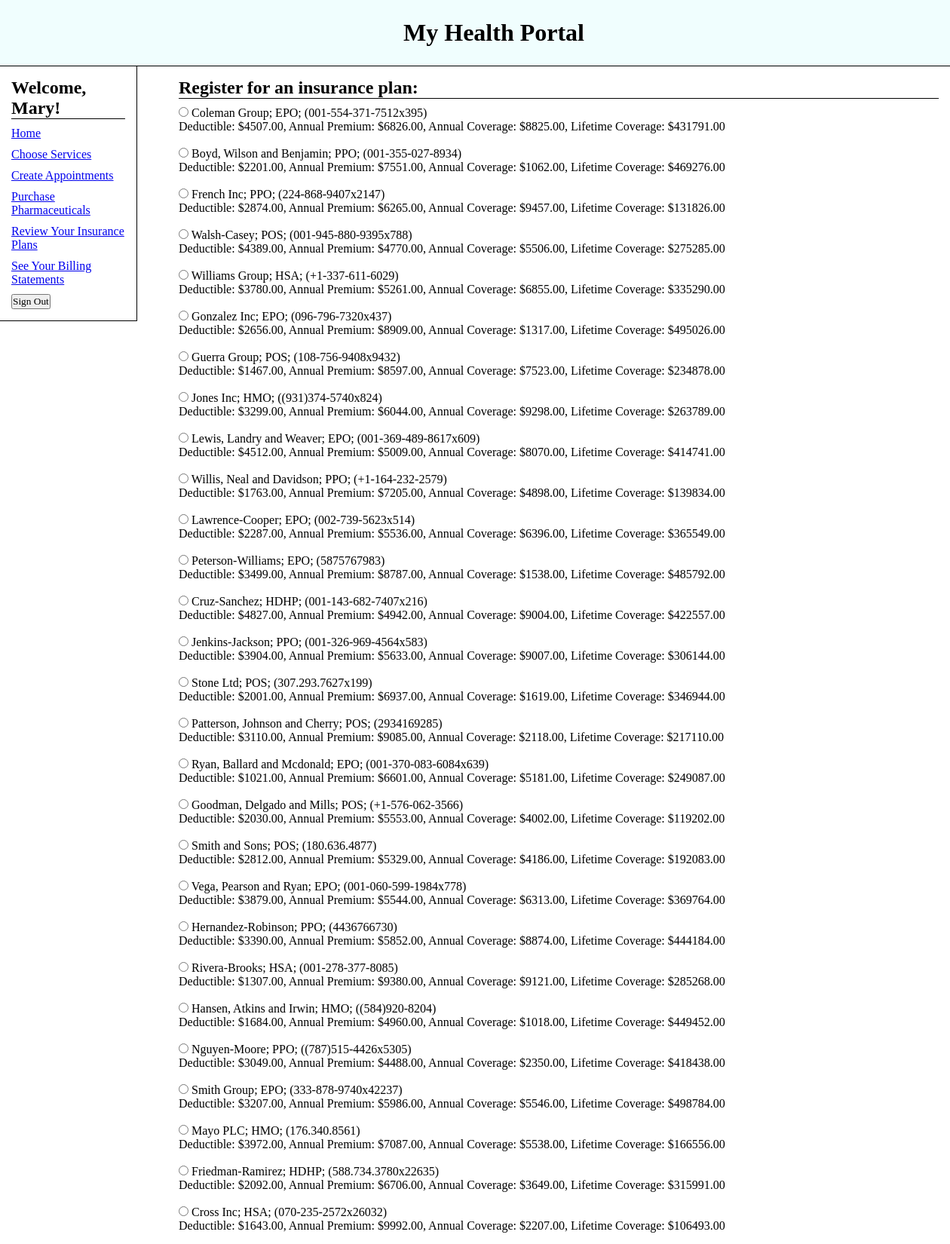
Page /insurancePlans.php (signed in, upper part) on the committed database.
### tables this page shows
CREATE TABLE IF NOT EXISTS `InsProviders`(
	CompanyID int,
	CompanyName varchar(32),
	Category varchar(32),
	Address varchar(127),
	Email varchar(48),
	PhoneNum varchar(20),
	PlanID int,
	PRIMARY KEY (CompanyID),
	FOREIGN KEY (PlanID) REFERENCES InsPlans(PlanID)
);

CREATE TABLE IF NOT EXISTS `InsPlans`(
	PlanID int,
	AnnualDeductible float(9,2),
	AnnualPremium float(9,2),
	AnnualCoverage float(9,2),
	LifetimeCoverage float(9,2),
	PRIMARY KEY(PlanID)
);

### insurancePlans.php (the view, shortened to what this page needs)
<?php include 'server.php'; ?>
<!DOCTYPE html>
</html>
	<head>
		<link rel="stylesheet" href="style.css">
	</head>
	<body>
		<div id="header-panel">
			<h1 class="center-text">My Health Portal</h1>
		</div>
		<div id="side-panel">
			<h2 class="top-text">Welcome, <?php echo $_SESSION['name']; ?>!</h2>
			<p class="itemize"><a href="index.php">Home</a></p>
			<?php if (isset($_SESSION['pid'])) : ?>
			<p class="itemize"><a href="serviceSelection.php">Choose Services</a></p>
			<p class="itemize"><a href="appointments.php">Create Appointments</a></p>
			<p class="itemize"><a href="pharmaceuticals.php">Purchase Pharmaceuticals</a></p>
			<p class="itemize"><a href="insurancePlans.php">Review Your Insurance Plans</a></p>
			<p class="itemize"><a href="billings.php">See Your Billing Statements</a></p>
			<?php elseif (isset($_SESSION['did'])) : ?>
			<p>Doctor links here</p>
			<?php endif; ?>
			<form method="post" action="appointments.php">
				<button type="submit" name="logout">Sign Out</button>
			</form>
		</div>
		<div id="center-panel">
			<h2 class="top-text">Register for an insurance plan:</h2>
			<?php
				$iQuery = "SELECT * FROM InsPlans INNER JOIN InsProviders ON InsPlans.PlanID=InsProviders.PlanID;";
				$result = mysqli_query($conn, $iQuery);
				$i = 1;
			?>
			<form method="post" action="insurancePlans.php">
				<?php while($row = mysqli_fetch_assoc($result)){  ?>
				<input type="radio" name="insChoice" value="<?php echo $row['PlanID']; ?>">
				<label for="insChoice">
				<?php echo $row['CompanyName']."; ".$row['Category']."; (".$row['PhoneNum'].")".
				"<br>Deductible: $".$row['AnnualDeductible'].", Annual Premium: $".$row['AnnualPremium'].", Annual Coverage: $".$row['AnnualCoverage'].", Lifetime Coverage: $".$row['LifetimeCoverage']; ?>
				</label>
				<br><br>
				<?php $i++;}; ?>
				<br>
			</form>
		</div>
	</body>
</html>

### style.css (style rules this page uses)
* { margin: 0px; padding: 0px; font-family: Cambria; }
#side-panel { width: 12%; position: absolute height: auto; float: left; padding: 15px; margin: 0px 0px 0px 0px; border-right: 1px solid black; border-bottom: 1px solid black; background-color: white; }
#center-panel { width: 80%; height: 100%; margin: 0px; float: right; padding: 15px; }
#header-panel { width: 100%; margin: 0px; float: top; padding: 25px; border-bottom: 1px solid black; background-color: #f0fefe; }
.center-text { text-align: center; }
h2.top-text { border-bottom: 1px solid black; margin-bottom: 10px; }
.itemize { padding-bottom: 10px; }

### rows in the picture
insproviders: CompanyName "Coleman Group", Category "EPO", PhoneNum "001-554-371-7512x395", PlanID.AnnualDeductible "4507.00", PlanID.AnnualPremium "6826.00", PlanID.AnnualCoverage "8825.00", PlanID.LifetimeCoverage "431791.00"
insproviders: CompanyName "Boyd, Wilson and Benjamin", Category "PPO", PhoneNum "001-355-027-8934", PlanID.AnnualDeductible "2201.00", PlanID.AnnualPremium "7551.00", PlanID.AnnualCoverage "1062.00", PlanID.LifetimeCoverage "469276.00"
insproviders: CompanyName "French Inc", Category "PPO", PhoneNum "224-868-9407x2147", PlanID.AnnualDeductible "2874.00", PlanID.AnnualPremium "6265.00", PlanID.AnnualCoverage "9457.00", PlanID.LifetimeCoverage "131826.00"
insproviders: CompanyName "Walsh-Casey", Category "POS", PhoneNum "001-945-880-9395x788", PlanID.AnnualDeductible "4389.00", PlanID.AnnualPremium "4770.00", PlanID.AnnualCoverage "5506.00", PlanID.LifetimeCoverage "275285.00"
insproviders: CompanyName "Williams Group", Category "HSA", PhoneNum "+1-337-611-6029", PlanID.AnnualDeductible "3780.00", PlanID.AnnualPremium "5261.00", PlanID.AnnualCoverage "6855.00", PlanID.LifetimeCoverage "335290.00"
insproviders: CompanyName "Gonzalez Inc", Category "EPO", PhoneNum "096-796-7320x437", PlanID.AnnualDeductible "2656.00", PlanID.AnnualPremium "8909.00", PlanID.AnnualCoverage "1317.00", PlanID.LifetimeCoverage "495026.00"
insproviders: CompanyName "Guerra Group", Category "POS", PhoneNum "108-756-9408x9432", PlanID.AnnualDeductible "1467.00", PlanID.AnnualPremium "8597.00", PlanID.AnnualCoverage "7523.00", PlanID.LifetimeCoverage "234878.00"
insproviders: CompanyName "Jones Inc", Category "HMO", PhoneNum "(931)374-5740x824", PlanID.AnnualDeductible "3299.00", PlanID.AnnualPremium "6044.00", PlanID.AnnualCoverage "9298.00", PlanID.LifetimeCoverage "263789.00"
insproviders: CompanyName "Lewis, Landry and Weaver", Category "EPO", PhoneNum "001-369-489-8617x609", PlanID.AnnualDeductible "4512.00", PlanID.AnnualPremium "5009.00", PlanID.AnnualCoverage "8070.00", PlanID.LifetimeCoverage "414741.00"
insproviders: CompanyName "Willis, Neal and Davidson", Category "PPO", PhoneNum "+1-164-232-2579", PlanID.AnnualDeductible "1763.00", PlanID.AnnualPremium "7205.00", PlanID.AnnualCoverage "4898.00", PlanID.LifetimeCoverage "139834.00"
insproviders: CompanyName "Lawrence-Cooper", Category "EPO", PhoneNum "002-739-5623x514", PlanID.AnnualDeductible "2287.00", PlanID.AnnualPremium "5536.00", PlanID.AnnualCoverage "6396.00", PlanID.LifetimeCoverage "365549.00"
insproviders: CompanyName "Peterson-Williams", Category "EPO", PhoneNum "5875767983", PlanID.AnnualDeductible "3499.00", PlanID.AnnualPremium "8787.00", PlanID.AnnualCoverage "1538.00", PlanID.LifetimeCoverage "485792.00"
insproviders: CompanyName "Cruz-Sanchez", Category "HDHP", PhoneNum "001-143-682-7407x216", PlanID.AnnualDeductible "4827.00", PlanID.AnnualPremium "4942.00", PlanID.AnnualCoverage "9004.00", PlanID.LifetimeCoverage "422557.00"
insproviders: CompanyName "Jenkins-Jackson", Category "PPO", PhoneNum "001-326-969-4564x583", PlanID.AnnualDeductible "3904.00", PlanID.AnnualPremium "5633.00", PlanID.AnnualCoverage "9007.00", PlanID.LifetimeCoverage "306144.00"
insproviders: CompanyName "Stone Ltd", Category "POS", PhoneNum "307.293.7627x199", PlanID.AnnualDeductible "2001.00", PlanID.AnnualPremium "6937.00", PlanID.AnnualCoverage "1619.00", PlanID.LifetimeCoverage "346944.00"
insproviders: CompanyName "Patterson, Johnson and Cherry", Category "POS", PhoneNum "2934169285", PlanID.AnnualDeductible "3110.00", PlanID.AnnualPremium "9085.00", PlanID.AnnualCoverage "2118.00", PlanID.LifetimeCoverage "217110.00"
insproviders: CompanyName "Ryan, Ballard and Mcdonald", Category "EPO", PhoneNum "001-370-083-6084x639", PlanID.AnnualDeductible "1021.00", PlanID.AnnualPremium "6601.00", PlanID.AnnualCoverage "5181.00", PlanID.LifetimeCoverage "249087.00"
insproviders: CompanyName "Goodman, Delgado and Mills", Category "POS", PhoneNum "+1-576-062-3566", PlanID.AnnualDeductible "2030.00", PlanID.AnnualPremium "5553.00", PlanID.AnnualCoverage "4002.00", PlanID.LifetimeCoverage "119202.00"
insproviders: CompanyName "Smith and Sons", Category "POS", PhoneNum "180.636.4877", PlanID.AnnualDeductible "2812.00", PlanID.AnnualPremium "5329.00", PlanID.AnnualCoverage "4186.00", PlanID.LifetimeCoverage "192083.00"
insproviders: CompanyName "Vega, Pearson and Ryan", Category "EPO", PhoneNum "001-060-599-1984x778", PlanID.AnnualDeductible "3879.00", PlanID.AnnualPremium "5544.00", PlanID.AnnualCoverage "6313.00", PlanID.LifetimeCoverage "369764.00"
insproviders: CompanyName "Hernandez-Robinson", Category "PPO", PhoneNum "4436766730", PlanID.AnnualDeductible "3390.00", PlanID.AnnualPremium "5852.00", PlanID.AnnualCoverage "8874.00", PlanID.LifetimeCoverage "444184.00"
insproviders: CompanyName "Rivera-Brooks", Category "HSA", PhoneNum "001-278-377-8085", PlanID.AnnualDeductible "1307.00", PlanID.AnnualPremium "9380.00", PlanID.AnnualCoverage "9121.00", PlanID.LifetimeCoverage "285268.00"
insproviders: CompanyName "Hansen, Atkins and Irwin", Category "HMO", PhoneNum "(584)920-8204", PlanID.AnnualDeductible "1684.00", PlanID.AnnualPremium "4960.00", PlanID.AnnualCoverage "1018.00", PlanID.LifetimeCoverage "449452.00"
insproviders: CompanyName "Nguyen-Moore", Category "PPO", PhoneNum "(787)515-4426x5305", PlanID.AnnualDeductible "3049.00", PlanID.AnnualPremium "4488.00", PlanID.AnnualCoverage "2350.00", PlanID.LifetimeCoverage "418438.00"
insproviders: CompanyName "Smith Group", Category "EPO", PhoneNum "333-878-9740x42237", PlanID.AnnualDeductible "3207.00", PlanID.AnnualPremium "5986.00", PlanID.AnnualCoverage "5546.00", PlanID.LifetimeCoverage "498784.00"
insproviders: CompanyName "Mayo PLC", Category "HMO", PhoneNum "176.340.8561", PlanID.AnnualDeductible "3972.00", PlanID.AnnualPremium "7087.00", PlanID.AnnualCoverage "5538.00", PlanID.LifetimeCoverage "166556.00"
insproviders: CompanyName "Friedman-Ramirez", Category "HDHP", PhoneNum "588.734.3780x22635", PlanID.AnnualDeductible "2092.00", PlanID.AnnualPremium "6706.00", PlanID.AnnualCoverage "3649.00", PlanID.LifetimeCoverage "315991.00"
insproviders: CompanyName "Cross Inc", Category "HSA", PhoneNum "070-235-2572x26032", PlanID.AnnualDeductible "1643.00", PlanID.AnnualPremium "9992.00", PlanID.AnnualCoverage "2207.00", PlanID.LifetimeCoverage "106493.00"

### other values in the picture
$_SESSION['name'] "Mary"
